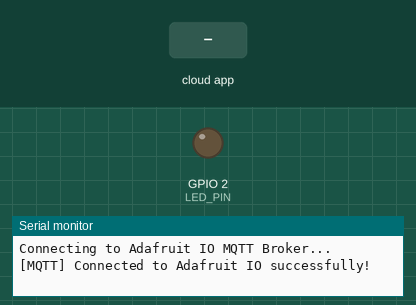
A sketch run on a simulated ESP32. Shown: output pins drawn as LEDs (lit = HIGH), the last lines printed to the serial monitor. The test bench sets the inputs (shaded band). WiFi joins after 1.5 s; servers stay silent unless stated; no MQTT or app messages arrive unless stated.

Above: at 3.2 s.
3.3 s: the phone or cloud app sets led-control to ON
At 4.1 s:
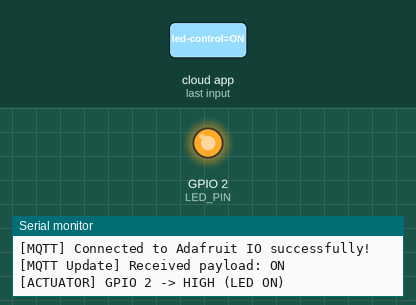
6.3 s: the phone or cloud app sets led-control to OFF
At 7.5 s:
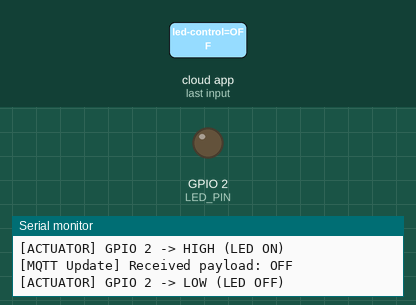
Timing chart, 0 to 9.3 s (numbered marks = the images above; inputs shaded):
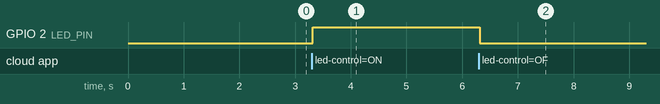

Measured:
- after the input at 3.3 s, GPIO 2 (LED_PIN): LOW → HIGH at once
- after the input at 6.3 s, GPIO 2 (LED_PIN): HIGH → LOW at once

The sketch:

task-02-adafruit-mqtt.ino
```cpp
#include <WiFi.h>
#include "Adafruit_MQTT.h"
#include "Adafruit_MQTT_Client.h"

// Wi-Fi Configuration
#define WLAN_SSID       "YOUR_WIFI_SSID"
#define WLAN_PASS       "YOUR_WIFI_PASSWORD"

// Adafruit IO Configuration
#define AIO_SERVER      "io.adafruit.com"
#define AIO_SERVERPORT  1883                   // Standard unencrypted MQTT port
#define AIO_USERNAME    "satheesh"              // Your Adafruit IO Username
#define AIO_KEY         "aio_xxxxxxxxxxxxxxxxxxxxxxxxxxxx" // Your Adafruit IO Active Key
#define MQTT_PASS       AIO_KEY                // MQTT Password mapping for Adafruit IO

// Hardware Pin Definition
#define LED_PIN 2

// Create an ESP32 WiFiClient class to connect to the MQTT server
WiFiClient client;

// Setup the MQTT client class by passing in the WiFi client and MQTT server credentials
Adafruit_MQTT_Client mqtt(&client, AIO_SERVER, AIO_SERVERPORT, AIO_USERNAME, AIO_KEY);

// Setup a feed called 'led-control' for subscribing to changes from Adafruit IO
Adafruit_MQTT_Subscribe led_feed = Adafruit_MQTT_Subscribe(&mqtt, AIO_USERNAME "/feeds/led-control");

// Function prototype for ensuring continuous MQTT connection
void MQTT_connect();

void setup() {
  Serial.begin(115200);
  delay(500);

  Serial.println("\n==========================================");
  Serial.println("  ESP32 Adafruit IO MQTT Client Starting   ");
  Serial.println("==========================================");

  // Initialize LED output pin
  pinMode(LED_PIN, OUTPUT);
  digitalWrite(LED_PIN, LOW); // Initial state: OFF

  // Connect to Wi-Fi access point
  Serial.print("Connecting to Wi-Fi: ");
  Serial.println(WLAN_SSID);

  WiFi.mode(WIFI_STA);
  WiFi.begin(WLAN_SSID, WLAN_PASS);
  while (WiFi.status() != WL_CONNECTED) {
    delay(500);
    Serial.print(".");
  }
  Serial.println("\n[WiFi] Connected successfully!");
  Serial.print("[WiFi] IP Address: ");
  Serial.println(WiFi.localIP());

  // Setup MQTT subscription for the LED feed
  mqtt.subscribe(&led_feed);
  Serial.println("[MQTT] Subscribed to topic: " AIO_USERNAME "/feeds/led-control");
}

void loop() {
  // Ensure the connection to the MQTT server is alive
  MQTT_connect();

  // Read subscription packets with a non-blocking 200ms timeout
  Adafruit_MQTT_Subscribe *subscription;
  while ((subscription = mqtt.readSubscription(200))) {
    if (subscription == &led_feed) {
      Serial.print("[MQTT Update] Received payload: ");
      char *payload = (char *)led_feed.lastread;
      Serial.println(payload);

      // Evaluate received payload and actuate hardware
      if (strcmp(payload, "ON") == 0 || strcmp(payload, "1") == 0) {
        digitalWrite(LED_PIN, HIGH);
        Serial.println("[ACTUATOR] GPIO 2 -> HIGH (LED ON)");
      } else if (strcmp(payload, "OFF") == 0 || strcmp(payload, "0") == 0) {
        digitalWrite(LED_PIN, LOW);
        Serial.println("[ACTUATOR] GPIO 2 -> LOW (LED OFF)");
      }
    }
  }

  // Ping the broker to maintain the keep-alive heartbeat connection
  if (!mqtt.ping()) {
    mqtt.disconnect();
  }
}

// Function to connect and reconnect as necessary to the MQTT broker
void MQTT_connect() {
  int8_t ret;

  // Stop if already connected
  if (mqtt.connected()) {
    return;
  }

  Serial.print("Connecting to Adafruit IO MQTT Broker... ");

  uint8_t retries = 5;
  while ((ret = mqtt.connect()) != 0) { // connect will return 0 for success
    Serial.println(mqtt.connectErrorString(ret));
    Serial.println("Retrying MQTT connection in 5 seconds...");
    mqtt.disconnect();
    delay(5000);  // wait 5 seconds before retrying
    retries--;
    if (retries == 0) {
      Serial.println("MQTT connection failed after 5 retries. Resetting board...");
      ESP.restart();
    }
  }
  Serial.println("\n[MQTT] Connected to Adafruit IO successfully!");
}
```
